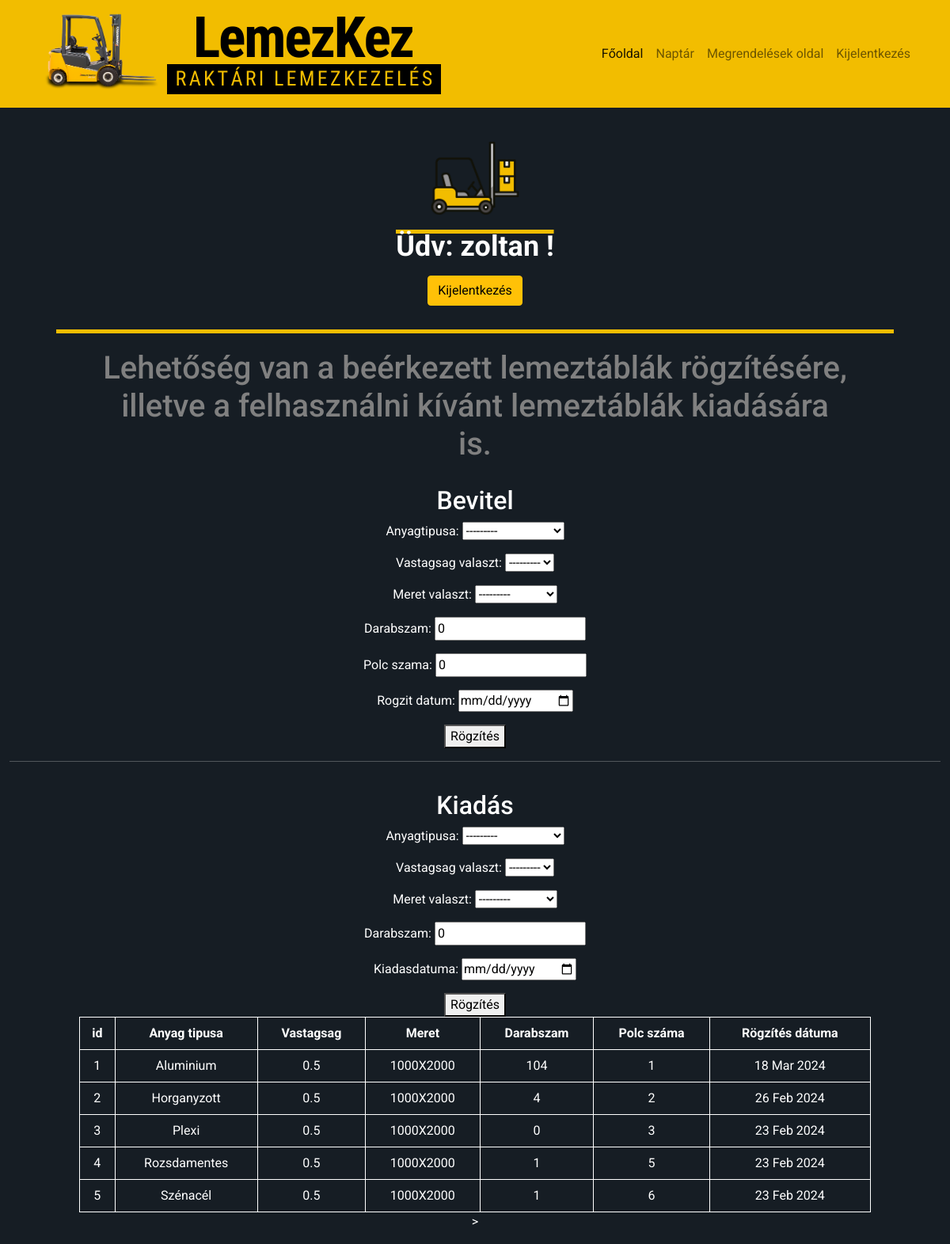
The app's page /raktar/ (signed in) with its own data.
### raktar_app/models.py (models this page shows, shortened)
class CustomUser(AbstractUser):
     raktaros = models.BooleanField(default=False)
     lezervago = models.BooleanField(default=False)

class Alapanyag(models.Model):
     anyagtipus = [
                        ("Aluminium" , "Aluminium"),
                        ("Horganyzott" , "Horganyzott"),
                        ("Plexi", "Plexi"),
                        ("Rozsdamentes","Rozsdamentes"),
                        ("Szénacél", "Szénacél") ]
     anyagtipusa= models.CharField(max_length = 20 ,choices = anyagtipus)
     vastagsag = [("0.5", "0.5"),
                  ("1.0", "1.0"),
                  ("1,5", "1,5"),
                  ("2.0", "2.0"),
                  ("2,5", "2,5")]
     vastagsag_valaszt = models.CharField(max_length = 10, choices = vastagsag)
     meret = [("1000X2000", "1000X2000"),
              ("1250X2500", "1250X2000"),
              ("1500X3000", "1500X3000"),
              ]
     meret_valaszt = models.CharField(max_length =30, choices = meret)
     darabszam = models.PositiveIntegerField(default=0)
     polc_szama = models.PositiveIntegerField(default=0)
     rogzit_datum = models.DateField()
     kiadasdatuma = models.DateTimeField()

### raktar_app/views.py (the view, shortened to what this page needs)
# urls.py: path('raktar/' ,views.bevitel_kiadas, name='raktar'),
def bevitel_kiadas( request):
     bevform = BevitelForm()
     kiform = KiadasForm()
     alapanyagok_lista = Alapanyag.objects.all()
     return render(request, 'raktar.html', { 'object_list':alapanyagok_lista,
                                            'bevform': bevform,
                                            'kiform': kiform })

### raktar_app/forms.py
class BevitelForm(forms.ModelForm):
    class Meta:
        DATE_FORMATS = ['%Y-%m-%d']
        model = Alapanyag
        fields = ('anyagtipusa',
                  'vastagsag_valaszt',
                  'meret_valaszt',
                  'darabszam',
                  'polc_szama',
                  'rogzit_datum' )
        widgets={'rogzit_datum': forms.DateInput(attrs={"type": "date"}, format = "%Y-%m-%d" )}

class KiadasForm(forms.ModelForm):
    class Meta:
        DATE_FORMATS = ['%Y-%m-%d']
        model = Alapanyag
        fields = ('anyagtipusa',
                  'vastagsag_valaszt',
                  'meret_valaszt',
                  'darabszam',
                  'kiadasdatuma' )
        widgets={'kiadasdatuma': forms.DateInput(attrs={"type": "date"}, format = "%Y-%m-%d" )}

### templates/raktar.html (shortened to what this page needs)
{% load static %}
<!DOCTYPE html>
<html lang="hu">
<head>
    <link href="https://cdn.jsdelivr.net/npm/bootstrap@5.0.2/dist/css/bootstrap.min.css" rel="stylesheet"
>
    <link rel="stylesheet" href="{% static 'css/raktar.css' %}">
</head>
<body>
    <nav class="navbar navbar-expand-lg navbar-light">
        <div class="container">
            <a class="navbar-logo1" href=""><img src="/static/pictures/lemezkez-logo-navbar-forklift.png"
                    alt="LemezKez Logó" title="LemezKez Logója">
                <a class="navbar-logo2" href=""><img src="/static/pictures/lemezkez-logo-navbar.png" alt="LemezKez Logó"
                        title="LemezKez Logója">
                    <div class="collapse navbar-collapse" id="navbarNav">
                        <ul class="navbar-nav ms-auto">
                            <li class="nav-item">
                                <a class="nav-link active" aria-current="page" href="{% url 'logout' %}">Főoldal</a>
                            </li>
                            <li class="nav-item">
                                <a class="nav-link" href="http://127.0.0.1:8000/naptar">Naptár</a>
                            </li>
                            <li class="nav-item">
                                <a class="nav-link" href="{% url 'megrendeles' %}">Megrendelések oldal</a>
                            </li>
                            <li class="nav-item">
                                <a class="nav-link" href="{% url 'logout' %}">Kijelentkezés</a>
                            </li>
                        </ul>
                    </div>
        </div>
    </nav>
    <div id="kozepre" class="container-fluid">
        <img class="warning-pics" src="/static/pictures/user_icon_raktaros-feher.png" alt="raktáros felhasználói ikon" title="raktáros felhasználói ikon">
        {% if user.is_authenticated and user.raktaros == True %}
        <div class="loggedin">
            <span> Üdv: {{user.username}} !</span>
        </div>
        <form action="{% url 'logout' %}" method="post">
            <div class="form-group" id="kijelentkezesGomb"><button class="btn btn-block btn btn-warning"
                    type="submit">Kijelentkezés</button></div>
        </form>
    </div>
    <div id="kozepre" class="container-fluid">
        <div class="sarga-csik"></div>
        <h1>Lehetőség van a beérkezett lemeztáblák rögzítésére, illetve a felhasználni kívánt lemeztáblák kiadására is.</h1>
        <div class="raktarcontainer">
            <div class="raktaroldalsav">
                <form method="POST">
                    <h2>Bevitel</h2>
                    {{bevform.as_p}}
                    <button name="bevitel" type="submit">Rögzítés</button>
                </form>
                <hr>
                <form method="POST">
                    <h2>Kiadás</h2>
                    {{kiform.as_p}}
                    <button name="kiad" type="submit">Rögzítés</button>
                </form>
            </div>
            <div class="raktartartalom">
                <table>
                    <tr>
                        <th>id</th>
                        <th>Anyag tipusa</th>
                        <th>Vastagsag</th>
                        <th>Meret</th>
                        <th>Darabszam</th>
                        <th>Polc száma</th>
                        <th>Rögzítés dátuma</th>
                    </tr>
                    {% for adatok in object_list%}
                    <tr>
                        <td>{{adatok.id}}</td>
                        <td>{{adatok.anyagtipusa}}</td>
                        <td>{{adatok.vastagsag_valaszt}}</td>
                        <td>{{adatok.meret_valaszt}}</td>
                        <td>{{adatok.darabszam}}</td>
                        <td>{{adatok.polc_szama}}</td>
                        <td>{{adatok.rogzit_datum}}</td>
                    </tr>
                    {% endfor %}
                </table>
            </div>>
        </div>
        {%endif%}
</body>
</html>

### static/css/raktar.css (style rules this page uses)
body { font-family: 'Roboto', sans-serif; background-color: #161D24; color: white; }
p { color: white; text-align: center; }
.navbar { background-color: #F2BD00; }
.navbar-logo1 img { max-height: 120px; height: auto; margin-right: 10px; }
.navbar-logo2 img { max-height: 110px; height: auto; margin-right: 10px; }
#kozepre { margin-top: 30px; align-items: center; text-align: center; font-family: 'Roboto', sans-serif; }
table { margin-top: 20px; padding-bottom: 50px; margin: 0 auto; border-collapse: collapse; width: 85%; padding-top: 50px; }
th, td { border: 1px solid white; padding: 8px; }
h1 { max-width: 80%; text-align: center; color: grey; margin-left: auto; margin-right: auto; }
h2 { padding-top: 20px; text-align: center; color: white; margin-left: auto; margin-right: auto; }
.warning-pics { max-width: 10%; }
.loggedin { font-weight: bold; color: white; font-size: 18px; font-family: 'Roboto'; }
span { font-family: 'Roboto'; font-size: 2em; transform: translate(-70%, -70%); background-image: radial-gradient(#F2BD00, #F2BD00); background-size: 100% 5px; background-repeat: no-repeat; background-position: 100% 0%; transition: background-size .5s, background-position .5s ease-in-out; }
.sarga-csik { margin-top: 25px; margin-bottom: 20px; margin-left: auto; margin-right: auto; width: 90%; height: 5px; background-color: #f2bd00; }
#kijelentkezesGomb { margin-top: 10px; }

### records on screen
CustomUser: username "zoltan"
Alapanyag: id "1", anyagtipusa "Aluminium", vastagsag_valaszt "0.5", meret_valaszt "1000X2000", darabszam "104", polc_szama "1", rogzit_datum "18 Mar 2024"
Alapanyag: id "2", anyagtipusa "Horganyzott", vastagsag_valaszt "0.5", meret_valaszt "1000X2000", darabszam "4", polc_szama "2", rogzit_datum "26 Feb 2024"
Alapanyag: id "3", anyagtipusa "Plexi", vastagsag_valaszt "0.5", meret_valaszt "1000X2000", darabszam "0", polc_szama "3", rogzit_datum "23 Feb 2024"
Alapanyag: id "4", anyagtipusa "Rozsdamentes", vastagsag_valaszt "0.5", meret_valaszt "1000X2000", darabszam "1", polc_szama "5", rogzit_datum "23 Feb 2024"
Alapanyag: id "5", anyagtipusa "Szénacél", vastagsag_valaszt "0.5", meret_valaszt "1000X2000", darabszam "1", polc_szama "6", rogzit_datum "23 Feb 2024"
